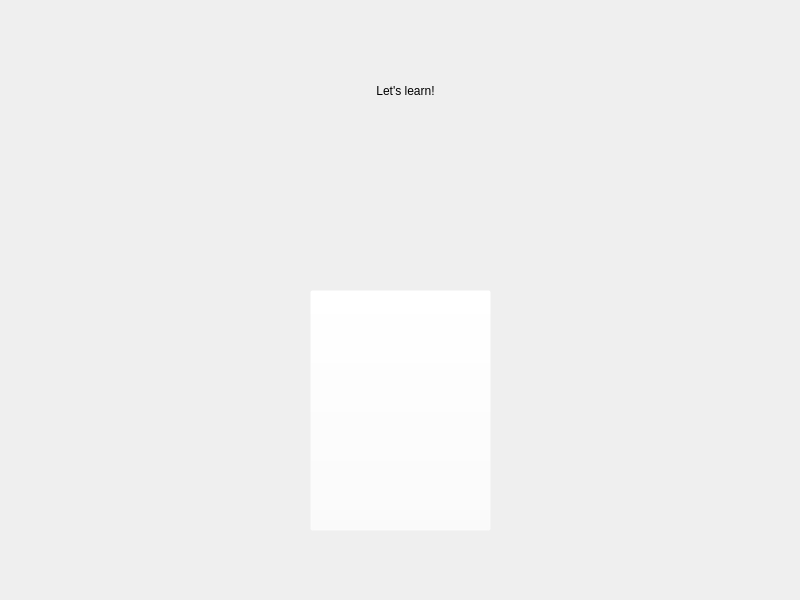
<?xml version="1.0" encoding="UTF-8"?>
<ui version="4.0">
 <class>AllGamesWindow</class>
 <widget class="QMainWindow" name="AllGamesWindow">
  <property name="geometry">
   <rect>
    <x>0</x>
    <y>0</y>
    <width>800</width>
    <height>600</height>
   </rect>
  </property>
  <property name="windowTitle">
   <string>MainWindow</string>
  </property>
  <property name="styleSheet">
   <string notr="true"/>
  </property>
  <widget class="QWidget" name="centralwidget">
   <property name="styleSheet">
    <string notr="true">background: none;
font: 15pt &quot;BM Jua&quot;;</string>
   </property>
   <widget class="QLabel" name="welcomeLabel">
    <property name="geometry">
     <rect>
      <x>170</x>
      <y>50</y>
      <width>471</width>
      <height>81</height>
     </rect>
    </property>
    <property name="styleSheet">
     <string notr="true">font: 60pt &quot;BM Jua&quot;;
background-color: transparent;
background: none;
border: none;
background-repeat: none;
color: rgb(0, 0, 0);</string>
    </property>
    <property name="text">
     <string>Let's learn!</string>
    </property>
    <property name="alignment">
     <set>Qt::AlignCenter</set>
    </property>
   </widget>
   <widget class="QLabel" name="allgamesBackground">
    <property name="geometry">
     <rect>
      <x>-10</x>
      <y>-10</y>
      <width>821</width>
      <height>611</height>
     </rect>
    </property>
    <property name="text">
     <string/>
    </property>
    <property name="pixmap">
     <pixmap resource="icons.qrc">:/image for c++ project/Background/allGames.png</pixmap>
    </property>
    <property name="scaledContents">
     <bool>true</bool>
    </property>
   </widget>
   <widget class="QPushButton" name="settingButton">
    <property name="geometry">
     <rect>
      <x>700</x>
      <y>10</y>
      <width>81</width>
      <height>71</height>
     </rect>
    </property>
    <property name="styleSheet">
     <string notr="true">background: none;
border: none;</string>
    </property>
    <property name="text">
     <string/>
    </property>
    <property name="icon">
     <iconset resource="icons.qrc">
      <normaloff>:/image for c++ project/Button/settingGearButton.png</normaloff>:/image for c++ project/Button/settingGearButton.png</iconset>
    </property>
    <property name="iconSize">
     <size>
      <width>64</width>
      <height>64</height>
     </size>
    </property>
   </widget>
   <widget class="QPushButton" name="englishButton">
    <property name="geometry">
     <rect>
      <x>550</x>
      <y>270</y>
      <width>191</width>
      <height>181</height>
     </rect>
    </property>
    <property name="cursor">
     <cursorShape>PointingHandCursor</cursorShape>
    </property>
    <property name="styleSheet">
     <string notr="true">border: 12pt</string>
    </property>
    <property name="text">
     <string/>
    </property>
    <property name="icon">
     <iconset resource="icons.qrc">
      <normaloff>:/image for c++ project/Button/English.png</normaloff>:/image for c++ project/Button/English.png</iconset>
    </property>
    <property name="iconSize">
     <size>
      <width>200</width>
      <height>332</height>
     </size>
    </property>
   </widget>
   <widget class="QPushButton" name="mathButton">
    <property name="geometry">
     <rect>
      <x>310</x>
      <y>290</y>
      <width>181</width>
      <height>241</height>
     </rect>
    </property>
    <property name="cursor">
     <cursorShape>PointingHandCursor</cursorShape>
    </property>
    <property name="styleSheet">
     <string notr="true">background-color: rgba(255, 255, 255, 0);</string>
    </property>
    <property name="text">
     <string/>
    </property>
    <property name="icon">
     <iconset resource="icons.qrc">
      <normaloff>:/image for c++ project/Button/Math.png</normaloff>:/image for c++ project/Button/Math.png</iconset>
    </property>
    <property name="iconSize">
     <size>
      <width>200</width>
      <height>332</height>
     </size>
    </property>
   </widget>
   <widget class="QPushButton" name="geographyButton">
    <property name="geometry">
     <rect>
      <x>50</x>
      <y>230</y>
      <width>221</width>
      <height>241</height>
     </rect>
    </property>
    <property name="cursor">
     <cursorShape>PointingHandCursor</cursorShape>
    </property>
    <property name="styleSheet">
     <string notr="true">background-color: rgba(255, 255, 255, 0);
border: 20pt;
</string>
    </property>
    <property name="text">
     <string/>
    </property>
    <property name="icon">
     <iconset resource="icons.qrc">
      <normaloff>:/image for c++ project/Button/Geography.png</normaloff>:/image for c++ project/Button/Geography.png</iconset>
    </property>
    <property name="iconSize">
     <size>
      <width>200</width>
      <height>332</height>
     </size>
    </property>
   </widget>
   <zorder>allgamesBackground</zorder>
   <zorder>welcomeLabel</zorder>
   <zorder>settingButton</zorder>
   <zorder>englishButton</zorder>
   <zorder>mathButton</zorder>
   <zorder>geographyButton</zorder>
  </widget>
 </widget>
 <resources>
  <include location="icons.qrc"/>
 </resources>
 <connections/>
</ui>
